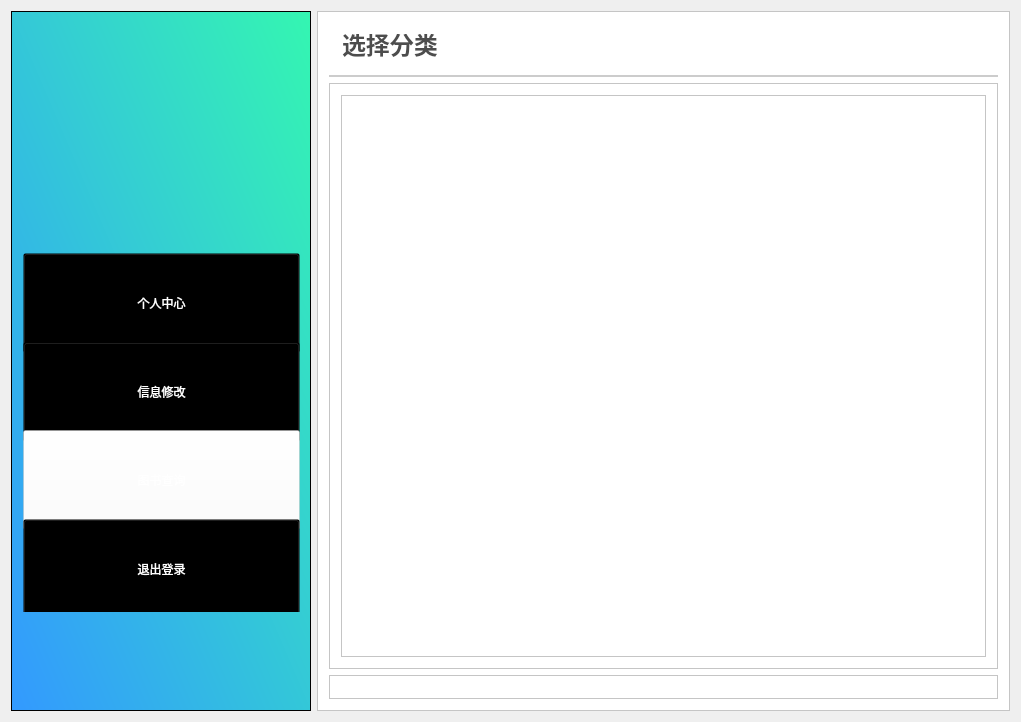
<?xml version="1.0" encoding="UTF-8"?>
<ui version="4.0">
 <class>student_borrowdetail</class>
 <widget class="QWidget" name="student_borrowdetail">
  <property name="geometry">
   <rect>
    <x>0</x>
    <y>0</y>
    <width>1021</width>
    <height>722</height>
   </rect>
  </property>
  <property name="windowTitle">
   <string>student_borrowdetail</string>
  </property>
  <layout class="QHBoxLayout" name="horizontalLayout">
   <item>
    <widget class="QFrame" name="frame">
     <property name="sizePolicy">
      <sizepolicy hsizetype="Fixed" vsizetype="Expanding">
       <horstretch>0</horstretch>
       <verstretch>0</verstretch>
      </sizepolicy>
     </property>
     <property name="minimumSize">
      <size>
       <width>300</width>
       <height>700</height>
      </size>
     </property>
     <property name="styleSheet">
      <string notr="true">
background-color: qlineargradient(spread:pad, x1:0, y1:1, x2:1, y2:0, stop:0 rgba(51, 153, 255,1), stop:1 rgba(52, 246, 177,1));</string>
     </property>
     <property name="frameShape">
      <enum>QFrame::StyledPanel</enum>
     </property>
     <property name="frameShadow">
      <enum>QFrame::Raised</enum>
     </property>
     <widget class="QFrame" name="frame_2">
      <property name="geometry">
       <rect>
        <x>70</x>
        <y>30</y>
        <width>171</width>
        <height>176</height>
       </rect>
      </property>
      <property name="minimumSize">
       <size>
        <width>0</width>
        <height>0</height>
       </size>
      </property>
      <property name="baseSize">
       <size>
        <width>0</width>
        <height>100</height>
       </size>
      </property>
      <property name="styleSheet">
       <string notr="true">image: url(:/Library/images/logo2.png);
background:transparent;</string>
      </property>
      <property name="frameShape">
       <enum>QFrame::StyledPanel</enum>
      </property>
      <property name="frameShadow">
       <enum>QFrame::Raised</enum>
      </property>
     </widget>
     <widget class="QFrame" name="frame_8">
      <property name="geometry">
       <rect>
        <x>0</x>
        <y>230</y>
        <width>301</width>
        <height>371</height>
       </rect>
      </property>
      <property name="styleSheet">
       <string notr="true">background:transparent;</string>
      </property>
      <property name="frameShape">
       <enum>QFrame::StyledPanel</enum>
      </property>
      <property name="frameShadow">
       <enum>QFrame::Raised</enum>
      </property>
      <layout class="QVBoxLayout" name="verticalLayout_6">
       <item>
        <layout class="QVBoxLayout" name="verticalLayout">
         <property name="spacing">
          <number>7</number>
         </property>
         <property name="sizeConstraint">
          <enum>QLayout::SetDefaultConstraint</enum>
         </property>
         <item>
          <widget class="QPushButton" name="btnPersonal">
           <property name="minimumSize">
            <size>
             <width>0</width>
             <height>100</height>
            </size>
           </property>
           <property name="styleSheet">
            <string notr="true">font: 12pt &quot;微软雅黑&quot;;
color:white;
background:transparent;</string>
           </property>
           <property name="text">
            <string>个人中心</string>
           </property>
          </widget>
         </item>
         <item>
          <widget class="QPushButton" name="btnInformationchange">
           <property name="minimumSize">
            <size>
             <width>0</width>
             <height>100</height>
            </size>
           </property>
           <property name="styleSheet">
            <string notr="true">font: 12pt &quot;微软雅黑&quot;;
color:white;
background:transparent;</string>
           </property>
           <property name="text">
            <string>信息修改</string>
           </property>
          </widget>
         </item>
         <item>
          <widget class="QPushButton" name="btnSearchbook">
           <property name="minimumSize">
            <size>
             <width>0</width>
             <height>100</height>
            </size>
           </property>
           <property name="styleSheet">
            <string notr="true">font: 12pt &quot;微软雅黑&quot;;
color:white;
background:transparent;
background-color:rgba(255,255,255,0.4);
</string>
           </property>
           <property name="text">
            <string>图书查询</string>
           </property>
          </widget>
         </item>
         <item>
          <widget class="QPushButton" name="btnLogout">
           <property name="minimumSize">
            <size>
             <width>0</width>
             <height>100</height>
            </size>
           </property>
           <property name="styleSheet">
            <string notr="true">font: 12pt &quot;微软雅黑&quot;;
color:white;
background:transparent;</string>
           </property>
           <property name="text">
            <string>退出登录</string>
           </property>
          </widget>
         </item>
        </layout>
       </item>
      </layout>
     </widget>
    </widget>
   </item>
   <item>
    <widget class="QFrame" name="frame_3">
     <property name="styleSheet">
      <string notr="true">background:white;</string>
     </property>
     <property name="frameShape">
      <enum>QFrame::StyledPanel</enum>
     </property>
     <property name="frameShadow">
      <enum>QFrame::Raised</enum>
     </property>
     <layout class="QVBoxLayout" name="verticalLayout_2">
      <item>
       <widget class="QFrame" name="frame_4">
        <property name="sizePolicy">
         <sizepolicy hsizetype="Preferred" vsizetype="Fixed">
          <horstretch>0</horstretch>
          <verstretch>200</verstretch>
         </sizepolicy>
        </property>
        <property name="styleSheet">
         <string notr="true">border:2px solid #cccccc;
border-top:0px;
border-left:0px;
border-right:0px;</string>
        </property>
        <property name="frameShape">
         <enum>QFrame::StyledPanel</enum>
        </property>
        <property name="frameShadow">
         <enum>QFrame::Raised</enum>
        </property>
        <layout class="QHBoxLayout" name="horizontalLayout_3">
         <item>
          <widget class="QLineEdit" name="etClassify">
           <property name="styleSheet">
            <string notr="true">color:#4D4D4D;
border:none;
font-size:24px;
font-weight:500;
font-family:&quot;微软雅黑&quot;;
text-align:left;</string>
           </property>
           <property name="text">
            <string>选择分类</string>
           </property>
          </widget>
         </item>
        </layout>
       </widget>
      </item>
      <item>
       <widget class="QFrame" name="frame_6">
        <property name="frameShape">
         <enum>QFrame::StyledPanel</enum>
        </property>
        <property name="frameShadow">
         <enum>QFrame::Raised</enum>
        </property>
        <layout class="QHBoxLayout" name="horizontalLayout_4">
         <item>
          <widget class="QTableWidget" name="tableWidget"/>
         </item>
        </layout>
       </widget>
      </item>
      <item>
       <widget class="QFrame" name="frame_5">
        <property name="sizePolicy">
         <sizepolicy hsizetype="Preferred" vsizetype="Fixed">
          <horstretch>0</horstretch>
          <verstretch>0</verstretch>
         </sizepolicy>
        </property>
        <property name="frameShape">
         <enum>QFrame::StyledPanel</enum>
        </property>
        <property name="frameShadow">
         <enum>QFrame::Raised</enum>
        </property>
        <layout class="QHBoxLayout" name="horizontalLayout_2"/>
       </widget>
      </item>
     </layout>
    </widget>
   </item>
  </layout>
 </widget>
 <layoutdefault spacing="6" margin="11"/>
 <resources>
  <include location="library.qrc"/>
 </resources>
 <connections/>
</ui>
